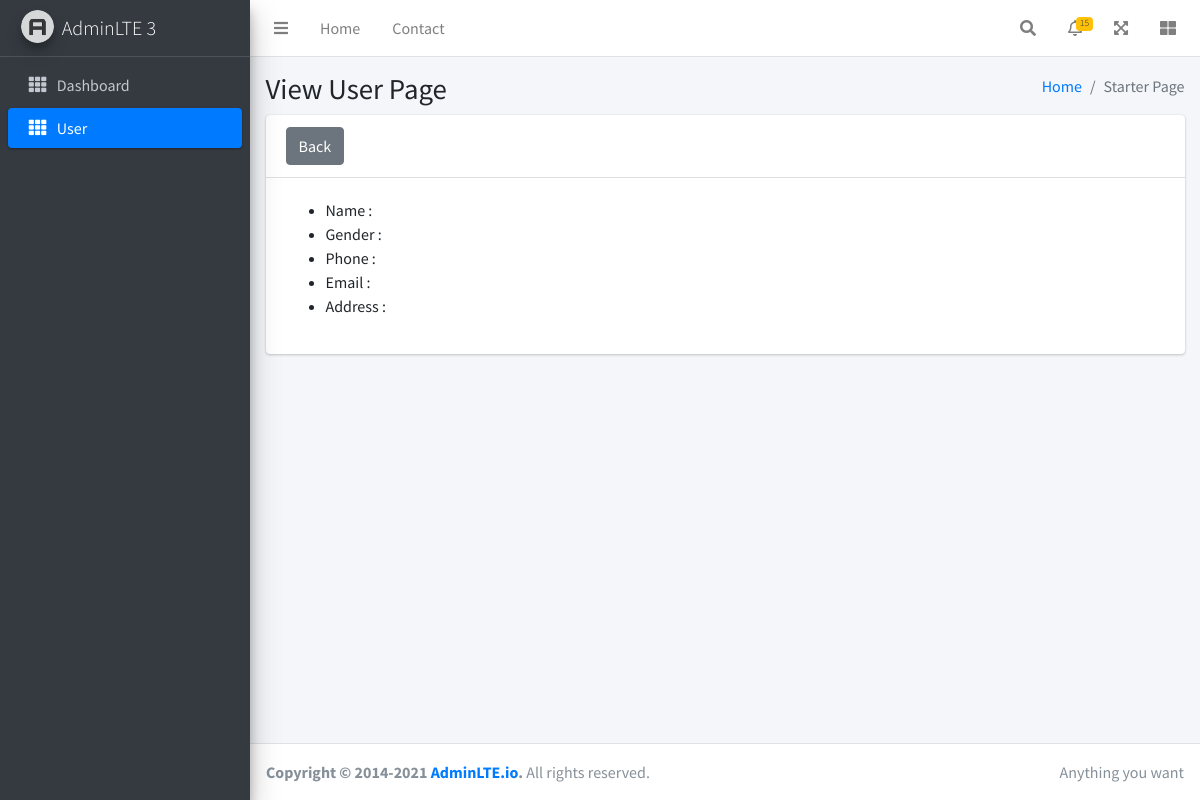
Page /view_user?name=kosal on the earlier database version.
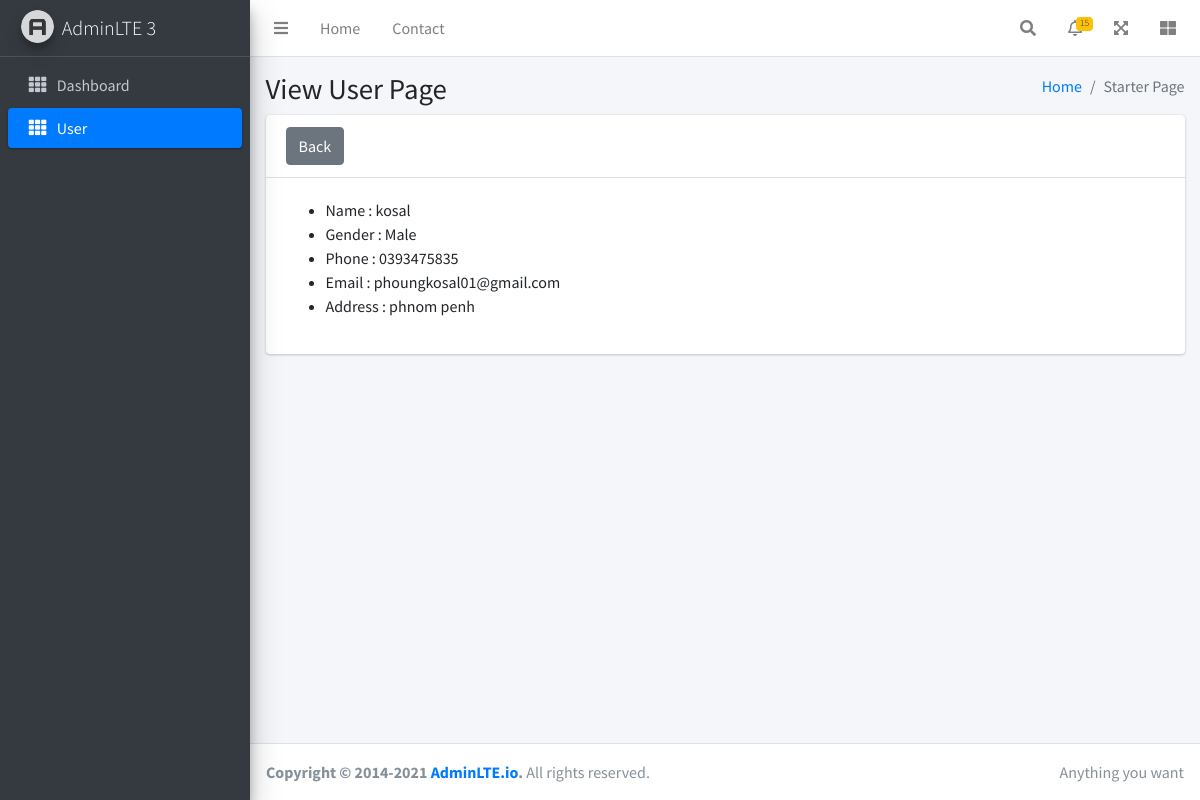
Same page on the later database version.
### tables this page shows
CREATE TABLE "students" (
  "id" INTEGER NOT NULL,
  "user_name" TEXT,
  "gender" TEXT,
  "phone" TEXT,
  "email" TEXT,
  "address" TEXT,
  PRIMARY KEY ("id")
);

### app.py (the view)
@app.route('/view_user')
def view_user():
    module = 'user'
    user_name = request.args.get('name')
    conn = sqlite3.connect('ss20_db.sqlite3')
    c = conn.cursor()
    user = c.execute("SELECT * FROM students WHERE user_name=?", (user_name,)).fetchone()
    conn.close()
    print(f"User: {user}")
    return render_template('view_user.html', module=module, data=user)

### templates/view_user.html
{% extends 'master.html' %}
{% block content %}
    <div class="content-header">
        <div class="container-fluid">
            <div class="row mb-2">
                <div class="col-sm-6">
                    <h1 class="m-0">View User Page</h1>
                </div>
                <div class="col-sm-6">
                    <ol class="breadcrumb float-sm-right">
                        <li class="breadcrumb-item"><a href="#">Home</a></li>
                        <li class="breadcrumb-item active">Starter Page</li>
                    </ol>
                </div>
            </div>
        </div>
        <div class="content">
            <div class="container-fluid">
                <div class="row">
                    <div class="col-lg-12">
                        <div class="card">
                            <div class="card-header">
                                <a href="{{ url_for('user') }}">
                                    <button class="btn btn-secondary">Back</button>
                                </a>
                            </div>
                            <div class="card-body">
                                <ul>
                                    <li>Name : {{ data[1] }}</li>
                                    <li>Gender : {{ data[2] }}</li>
                                    <li>Phone : {{ data[3] }}</li>
                                    <li>Email : {{ data[4] }}</li>
                                    <li>Address : {{ data[5] }}</li>
                                </ul>
                            </div>
                        </div>
                    </div>
                </div>
            </div>
        </div>
    </div>
{% endblock %}

### templates/master.html (shortened to what this page needs)
<!DOCTYPE html>
<html lang="en">
<head>
    {% include'header_style.html' %}
</head>
<body class="hold-transition sidebar-mini">
<div class="wrapper">
    {% include 'navbar.html' %}
    {% include 'sidebar.html' %}
    <div class="content-wrapper">
        {% block content %}{% endblock %}
    </div>
    {% include 'footer.html' %}
</div>
</body>
</html>

### templates/header_style.html (shortened to what this page needs)
<link rel="stylesheet" href="static/plugins/fontawesome-free/css/all.min.css">
<link rel="stylesheet" href="static/dist/css/adminlte.min.css">

### templates/navbar.html (shortened to what this page needs)
<nav class="main-header navbar navbar-expand navbar-white navbar-light">
    <ul class="navbar-nav">
        <li class="nav-item">
            <a class="nav-link" data-widget="pushmenu" href="#" role="button"><i class="fas fa-bars"></i></a>
        </li>
        <li class="nav-item d-none d-sm-inline-block">
            <a href="index3.html" class="nav-link">Home</a>
        </li>
        <li class="nav-item d-none d-sm-inline-block">
            <a href="#" class="nav-link">Contact</a>
        </li>
    </ul>
    <ul class="navbar-nav ml-auto">
        <li class="nav-item">
            <a class="nav-link" data-widget="navbar-search" href="#" role="button">
                <i class="fas fa-search"></i>
            </a>
        </li>
        <li class="nav-item dropdown">
            <a class="nav-link" data-toggle="dropdown" href="#">
                <i class="far fa-bell"></i>
                <span class="badge badge-warning navbar-badge">15</span>
            </a>
        </li>
        <li class="nav-item">
            <a class="nav-link" data-widget="fullscreen" href="#" role="button">
                <i class="fas fa-expand-arrows-alt"></i>
            </a>
        </li>
        <li class="nav-item">
            <a class="nav-link" data-widget="control-sidebar" data-slide="true" href="#" role="button">
                <i class="fas fa-th-large"></i>
            </a>
        </li>
    </ul>
</nav>

### templates/sidebar.html
<aside class="main-sidebar sidebar-dark-primary elevation-4">
    <a href="index3.html" class="brand-link">
        <img src="static/dist/img/AdminLTELogo.png" alt="AdminLTE Logo" class="brand-image img-circle elevation-3"
             style="opacity: .8">
        <span class="brand-text font-weight-light">AdminLTE 3</span>
    </a>
    <div class="sidebar">
        <nav class="mt-2">
            <ul class="nav nav-pills nav-sidebar flex-column" data-widget="treeview" role="menu" data-accordion="false">
                <li class="nav-item">
                    <a href="{{ url_for('dashboard') }}"
                       class="nav-link {{ 'active' if module == 'dashboard' else '' }}">
                        <i class="nav-icon fas fa-th"></i>
                        <p>
                            Dashboard
                        </p>
                    </a>
                </li>
                <li class="nav-item">
                    <a href="{{ url_for('user') }}" class="nav-link {{ 'active' if module == 'user' else '' }}">
                        <i class="nav-icon fas fa-th"></i>
                        <p>
                            User
                        </p>
                    </a>
                </li>
            </ul>
        </nav>
    </div>
</aside>

### templates/footer.html
<footer class="main-footer">
    <div class="float-right d-none d-sm-inline">
        Anything you want
    </div>
    <strong>Copyright &copy; 2014-2021 <a href="https://adminlte.io">AdminLTE.io</a>.</strong> All rights reserved.
</footer>

Differences in the rows shown:
now on this page (row edited): students: user_name "kosal", gender "Male", phone "0393475835", email "phoungkosal01@gmail.com", address "phnom penh"
